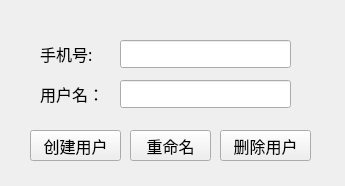
<?xml version="1.0" encoding="UTF-8"?>
<ui version="4.0">
 <class>MainWindow</class>
 <widget class="QMainWindow" name="MainWindow">
  <property name="geometry">
   <rect>
    <x>0</x>
    <y>0</y>
    <width>345</width>
    <height>186</height>
   </rect>
  </property>
  <property name="font">
   <font>
    <family>PingFang SC</family>
    <pointsize>12</pointsize>
   </font>
  </property>
  <property name="windowTitle">
   <string>用户管理</string>
  </property>
  <widget class="QWidget" name="centralwidget">
   <widget class="QLineEdit" name="line_userPhone">
    <property name="geometry">
     <rect>
      <x>120</x>
      <y>40</y>
      <width>171</width>
      <height>28</height>
     </rect>
    </property>
    <property name="text">
     <string/>
    </property>
   </widget>
   <widget class="QLabel" name="lb_userPhone">
    <property name="geometry">
     <rect>
      <x>40</x>
      <y>40</y>
      <width>71</width>
      <height>28</height>
     </rect>
    </property>
    <property name="text">
     <string>手机号:</string>
    </property>
   </widget>
   <widget class="QLabel" name="lb_userName">
    <property name="geometry">
     <rect>
      <x>40</x>
      <y>80</y>
      <width>71</width>
      <height>28</height>
     </rect>
    </property>
    <property name="text">
     <string>用户名：</string>
    </property>
   </widget>
   <widget class="QLineEdit" name="line_userName">
    <property name="geometry">
     <rect>
      <x>120</x>
      <y>80</y>
      <width>171</width>
      <height>28</height>
     </rect>
    </property>
    <property name="text">
     <string/>
    </property>
   </widget>
   <widget class="QPushButton" name="btn_delete">
    <property name="geometry">
     <rect>
      <x>220</x>
      <y>130</y>
      <width>91</width>
      <height>31</height>
     </rect>
    </property>
    <property name="text">
     <string>删除用户</string>
    </property>
   </widget>
   <widget class="QPushButton" name="btn_rename">
    <property name="geometry">
     <rect>
      <x>130</x>
      <y>130</y>
      <width>81</width>
      <height>31</height>
     </rect>
    </property>
    <property name="text">
     <string>重命名</string>
    </property>
   </widget>
   <widget class="QPushButton" name="btn_create">
    <property name="geometry">
     <rect>
      <x>30</x>
      <y>130</y>
      <width>91</width>
      <height>31</height>
     </rect>
    </property>
    <property name="text">
     <string>创建用户</string>
    </property>
   </widget>
  </widget>
 </widget>
 <resources/>
 <connections/>
</ui>
